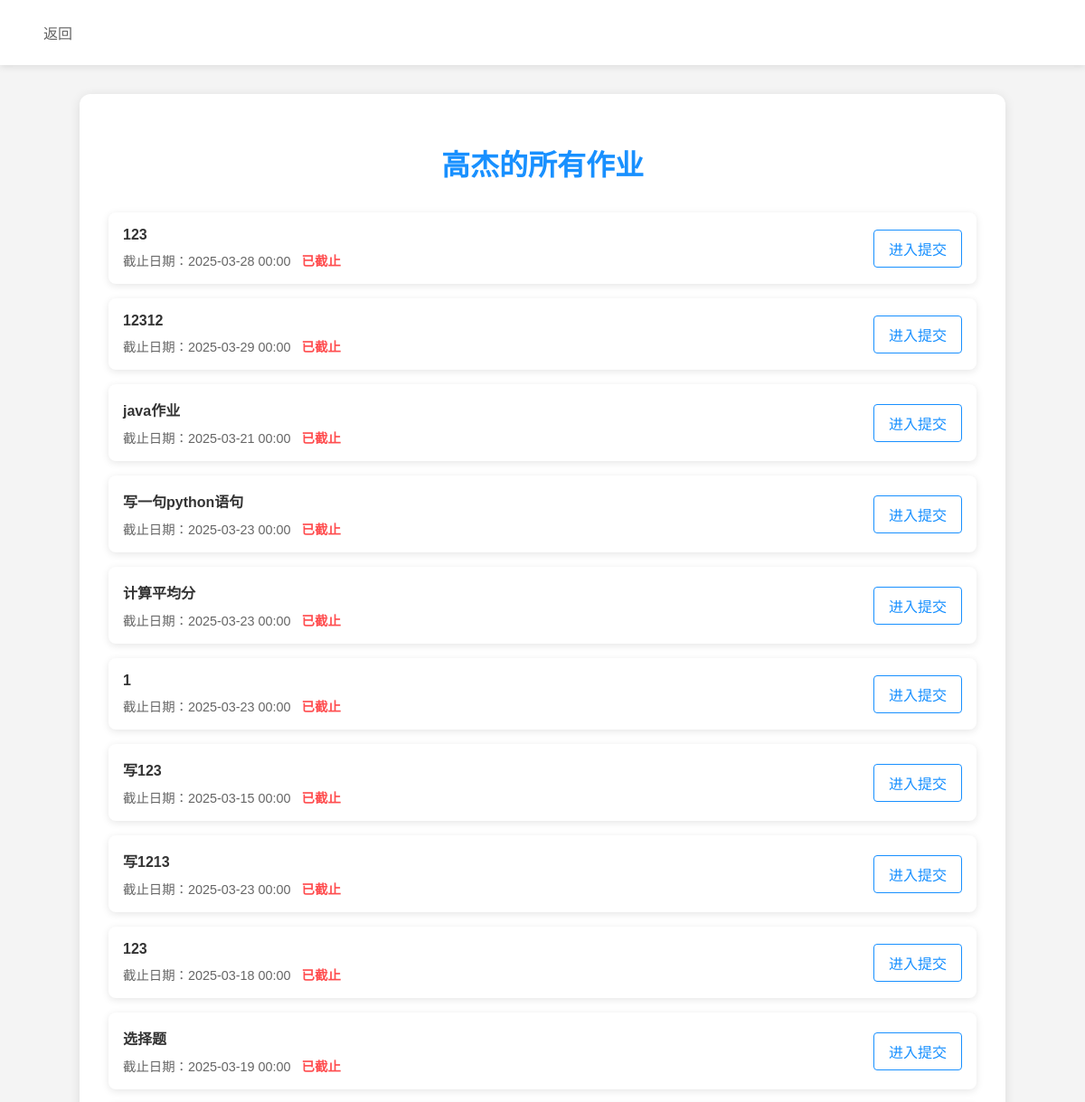
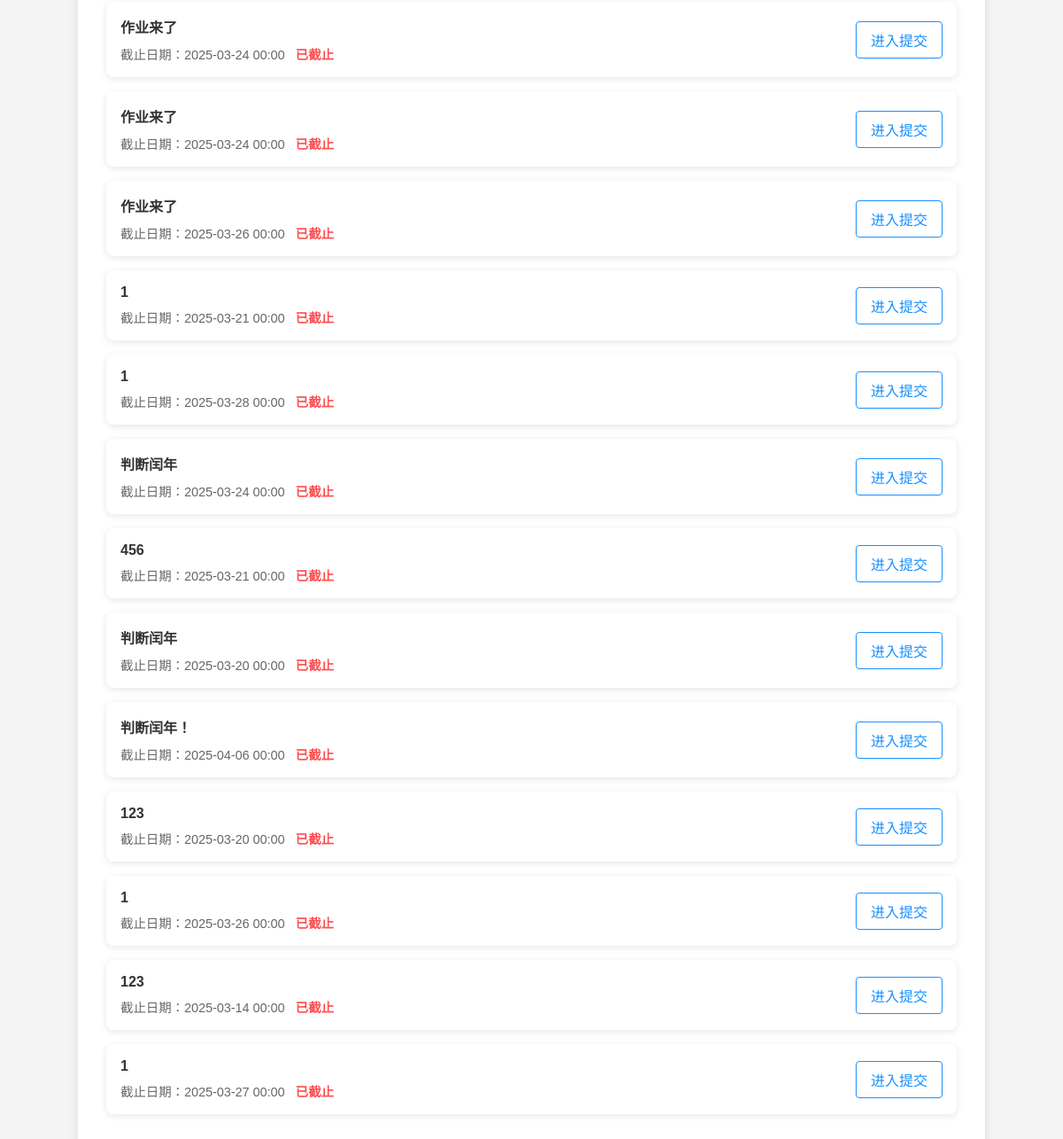
The page /submissions/1 (signed in) on the database its author committed (2 pictures, top to bottom).
### wang/models/user.py (models this page shows, shortened)
class User(db.Model):
    __tablename__ = 'user'
    id = db.Column(db.Integer, primary_key=True, autoincrement=True)
    identifier = db.Column(db.String(50), unique=True, nullable=False)  # 用户标识符
    role = db.Column(db.String(10), nullable=False)  # 用户角色
    name = db.Column(db.String(100), nullable=False)  # 用户名
    gender = db.Column(db.String(10), nullable=True)  # 性别
    email = db.Column(db.String(120), unique=True, nullable=False)  # 邮箱
    password = db.Column(db.String(256), nullable=False)  # 密码
    openid = db.Column(db.String(100),  nullable=True) # 微信openid
    attendances = db.relationship('Attendance', backref='student', lazy=True)  # 学生的考勤记录
    submissions = db.relationship('Submission', backref='student', lazy=True)  # 学生的作业提交
    quiz_responses = db.relationship('QuizResponse', backref='student', lazy=True)  # 学生的抢答记录
    reports = db.relationship('Report', backref='student', lazy=True)  # 学生的学习数据分析报告
    assigned_homeworks = db.relationship('Assignment', backref='teacher', lazy=True)  # 教师发布的作业
    quizzes = db.relationship('Quiz', backref='teacher', lazy=True)  # 教师发布的抢答

### wang/models/assignment.py (models this page shows)
class Assignment(db.Model):
    id = db.Column(db.Integer, primary_key=True, autoincrement=True)
    teacher_id = db.Column(db.Integer, db.ForeignKey('user.id'), nullable=False)
    title = db.Column(db.String(200), nullable=False)
    description = db.Column(db.Text)
    due_date = db.Column(db.Date, nullable=False)
    course_id = db.Column(db.Integer, db.ForeignKey('course.id'), nullable=False)
    submissions = db.relationship('Submission', backref='assignment', lazy=True)

### app.py (the view)
    @app.route('/submissions/<int:student_id>', methods=['GET', 'POST'])
    def submission(student_id):
        student = User.query.get(student_id)
        course_students = Course_Students.query.filter_by(student_number=student.identifier,
                                                          ).all()
        courses = []
        for course_student in course_students:
            course = Course.query.get(course_student.course_id)
            courses.append(course)
        Allassignments = []
        for course in courses:
            assignments = Assignment.query.filter_by(course_id=course.id).all()
            for assignment in assignments:
                Allassignments.append(assignment)
        return render_template('wang/submissions.html', student=student, Allassignments=Allassignments)

### templates/wang/submissions.html (shortened to what this page needs)
<!DOCTYPE html>
        <html lang="en">
        <head>
        </head>
        <body>
            <nav class="navigation">
                <a href="{{ url_for('student_profile') }}" class="back-button">返回</a>
            </nav>
            <div class="container">
                <h1>{{ student.name }}的所有作业</h1>
                {% if Allassignments %}
                    <ul class="assignment-list">
                        {% for assignment in Allassignments %}
                            <li>
                                <div class="assignment-info">
                                    <span class="assignment-title">{{ assignment.title }}</span>
                                  <span class="assignment-deadline">
                                      截止日期：{{ assignment.due_date.strftime('%Y-%m-%d %H:%M') }}
                                      <span class="deadline-passed" data-due-date="{{ assignment.due_date }}"></span>
                                  </span>
                                </div>
                                <a href="{{ url_for('submission_detail', assignment_id=assignment.id) }}"
                                   class="submit-link"
                                   data-due-date="{{ assignment.due_date }}">
                                    进入提交
                                </a>
                            </li>
                        {% endfor %}
                    </ul>
                {% else %}
                    <p class="no-assignments">暂无作业</p>
                {% endif %}
            </div>
        </body>
        </html>

### templates/wang/submissions.html (style rules this page uses)
:root { --primary-color: #1890ff; --danger-color: #ff4d4f; --bg-color: #f4f4f4; --shadow-color: rgba(0, 0, 0, 0.1); --text-color: #333; --text-secondary: #666; }
body { font-family: Arial, sans-serif; background-color: var(--bg-color); margin: 0; padding: 0; }
.navigation { display: flex; justify-content: space-between; align-items: center; padding: 1rem 2rem; background: white; box-shadow: 0 2px 8px var(--shadow-color); }
.back-button { text-decoration: none; color: var(--text-secondary); padding: 0.5rem 1rem; border-radius: 4px; transition: background 0.3s ease; }
.container { width: 80%; max-width: 1200px; margin: 2rem auto; padding: 2rem; background: white; border-radius: 12px; box-shadow: 0 2px 12px var(--shadow-color); }
h1 { color: var(--primary-color); text-align: center; margin-bottom: 2rem; }
.assignment-list { list-style: none; padding: 0; }
.assignment-list li { background: #fff; padding: 1rem; margin-bottom: 1rem; border-radius: 8px; box-shadow: 0 2px 8px var(--shadow-color); display: flex; justify-content: space-between; align-items: center; }
.assignment-info { display: flex; flex-direction: column; gap: 0.5rem; }
.assignment-title { font-weight: bold; color: var(--text-color); }
.assignment-deadline { color: var(--text-secondary); font-size: 0.9rem; }
.deadline-passed { color: var(--danger-color); font-weight: bold; margin-left: 0.5rem; }
.submit-link { text-decoration: none; color: var(--primary-color); padding: 0.5rem 1rem; border: 1px solid var(--primary-color); border-radius: 4px; transition: all 0.3s ease; }

### rows shown on the page
User: name "高杰"
Assignment: title "123", due_date "2025-03-28 00:00"
Assignment: title "12312", due_date "2025-03-29 00:00"
Assignment: title "java作业", due_date "2025-03-21 00:00"
Assignment: title "写一句python语句", due_date "2025-03-23 00:00"
Assignment: title "计算平均分", due_date "2025-03-23 00:00"
Assignment: title "1", due_date "2025-03-23 00:00"
Assignment: title "写123", due_date "2025-03-15 00:00"
Assignment: title "写1213", due_date "2025-03-23 00:00"
Assignment: title "123", due_date "2025-03-18 00:00"
Assignment: title "选择题", due_date "2025-03-19 00:00"
Assignment: title "作业来了", due_date "2025-03-24 00:00"
Assignment: title "作业来了", due_date "2025-03-24 00:00"
Assignment: title "作业来了", due_date "2025-03-26 00:00"
Assignment: title "1", due_date "2025-03-21 00:00"
Assignment: title "1", due_date "2025-03-28 00:00"
Assignment: title "判断闰年", due_date "2025-03-24 00:00"
Assignment: title "456", due_date "2025-03-21 00:00"
Assignment: title "判断闰年", due_date "2025-03-20 00:00"
Assignment: title "判断闰年！", due_date "2025-04-06 00:00"
Assignment: title "123", due_date "2025-03-20 00:00"
Assignment: title "1", due_date "2025-03-26 00:00"
Assignment: title "123", due_date "2025-03-14 00:00"
Assignment: title "1", due_date "2025-03-27 00:00"
